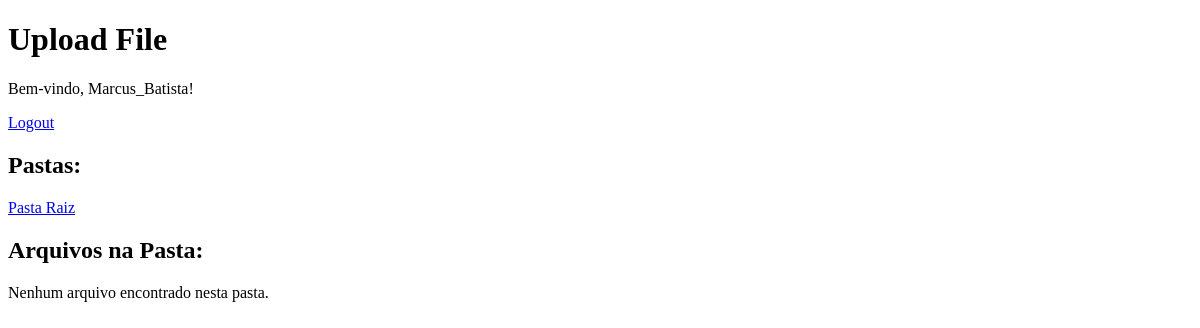
The app's page /upload/ (signed in), older data.
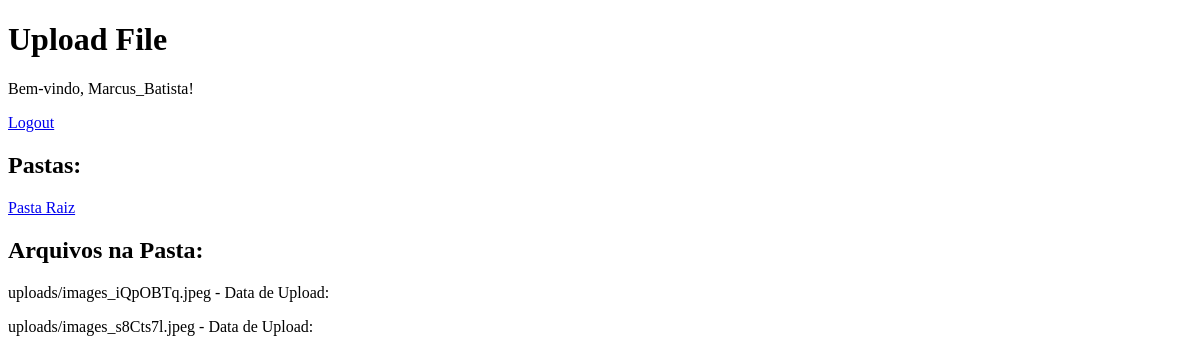
The same page, newer data.
### storage/models.py (models this page shows, shortened)
class ModelWithFileField(models.Model):
    file_field = models.FileField(upload_to='uploads/')
    user = models.ForeignKey(User, on_delete=models.CASCADE)
    folder = models.ForeignKey(Folder, on_delete=models.CASCADE, blank=True, null=True)

### storage/views.py (the view)
# urls.py: path('upload/', views.upload_file, name='upload_file_root'),
@login_required
def upload_file(request, folder_id: int | None = None):
    if request.method == 'POST':
        form = UploadFileForm(request.POST, request.FILES)
        if form.is_valid():
            instance = form.save(commit=False)
            instance.user = request.user  # Atribui o usuário autenticado ao campo 'user'
            if folder_id:
                this_folder = get_object_or_404(Folder, id=folder_id)
                instance.folder = this_folder  # Define a pasta onde o arquivo será salvo
            instance.save()
            if folder_id:
                return HttpResponseRedirect(reverse('upload_file', args=[folder_id]))  # Redireciona para a página de upload da pasta atual
            return HttpResponseRedirect(reverse('upload_file_root'))
    elif request.method == 'GET':
        form = UploadFileForm()
    user = request.user
    this_folder = Folder.objects.filter(
        id=folder_id,
    ).first()
    files = ModelWithFileField.objects.filter(
        user=user,
        folder=this_folder,
    )
    child_folders = Folder.objects.filter(
        parent=this_folder
    )
    return render(
        request=request,
        template_name="upload.html",
        context={
            "user": user,
            "folder_id": folder_id,
            "child_folders": child_folders,
            "form": form,
            "files": files,
        }
    )

### storage/templates/upload.html (shortened to what this page needs)
<!DOCTYPE html>
<html>
<head>
</head>
<body>
    <h1>Upload File</h1>
    <p>Bem-vindo, {{ user.username }}!</p>
    <a href="{% url 'logout' %}">Logout</a>
    <h2>Pastas:</h2>
    {% if folder_id %}
        <a href="{% url 'upload_file_root' %}">Pasta Raiz</a> /
        {% for folder in child_folders %}
            <a href="{% url 'upload_file' folder.id %}">{{ folder.name }}</a> /
        {% endfor %}
        <form method="post" enctype="multipart/form-data" action="{% url 'upload_file' folder_id %}">
            {% csrf_token %}
            {{ form }}
            <input type="file" name="folder_id" value="{{ folder_id }}">
            <button type="submit">Upload</button>
        </form>
    {% else %}
        <a href="{% url 'upload_file_root' %}">Pasta Raiz</a>
    {% endif %}
    <h2>Arquivos na Pasta:</h2>
    {% for file_instance in files %}
        <p>{{ file_instance.file_field.name }} - Data de Upload: {{ file_instance.created_at }}</p>
    {% empty %}
        <p>Nenhum arquivo encontrado nesta pasta.</p>
    {% endfor %}
</body>
</html>

Row changes from the older to the newer data that the page shows:
added ModelWithFileField: file_field.name "uploads/images_iQpOBTq.jpeg"
added ModelWithFileField: file_field.name "uploads/images_s8Cts7l.jpeg"
Text that changed along with them:
text no longer shown: "Nenhum arquivo encontrado nesta pasta."
